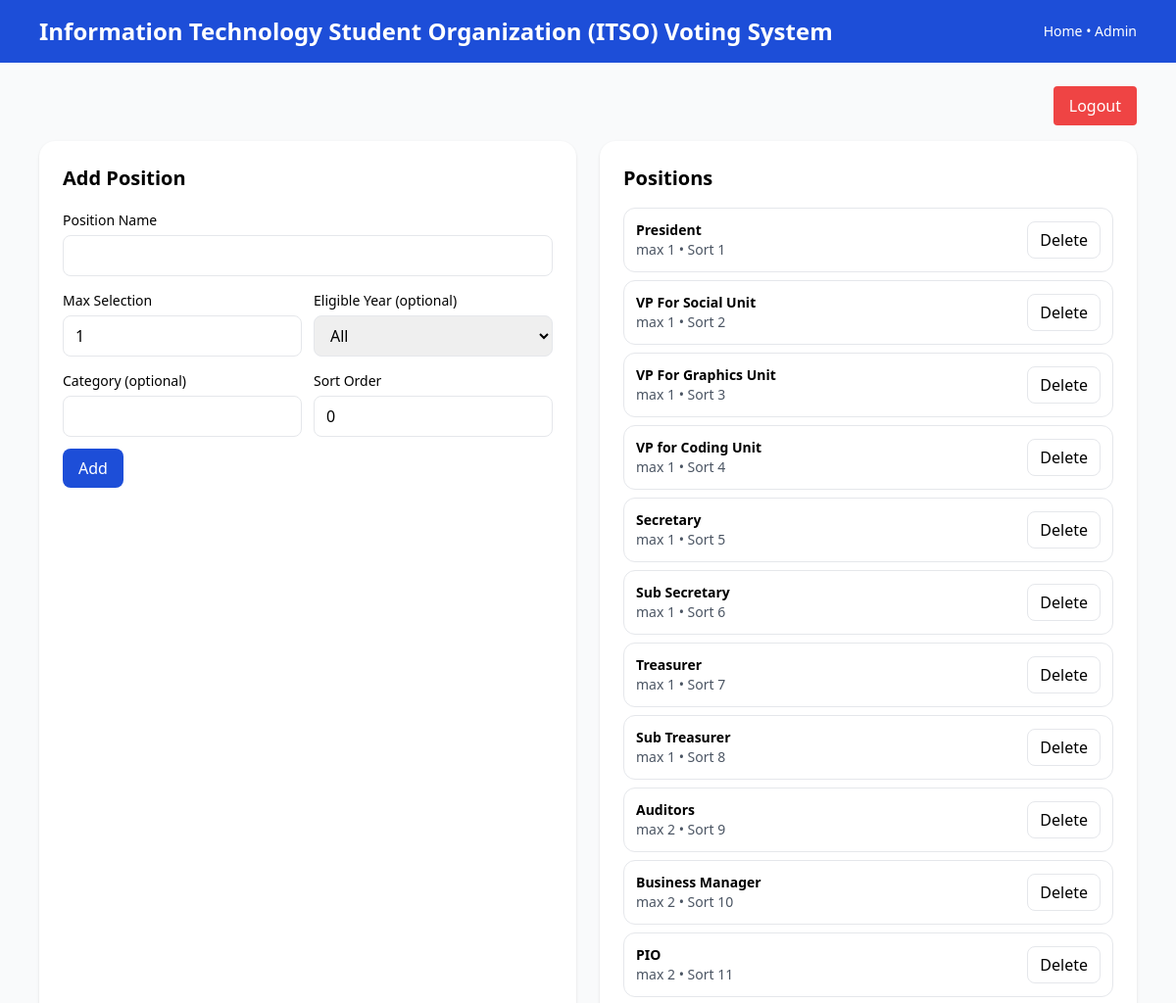
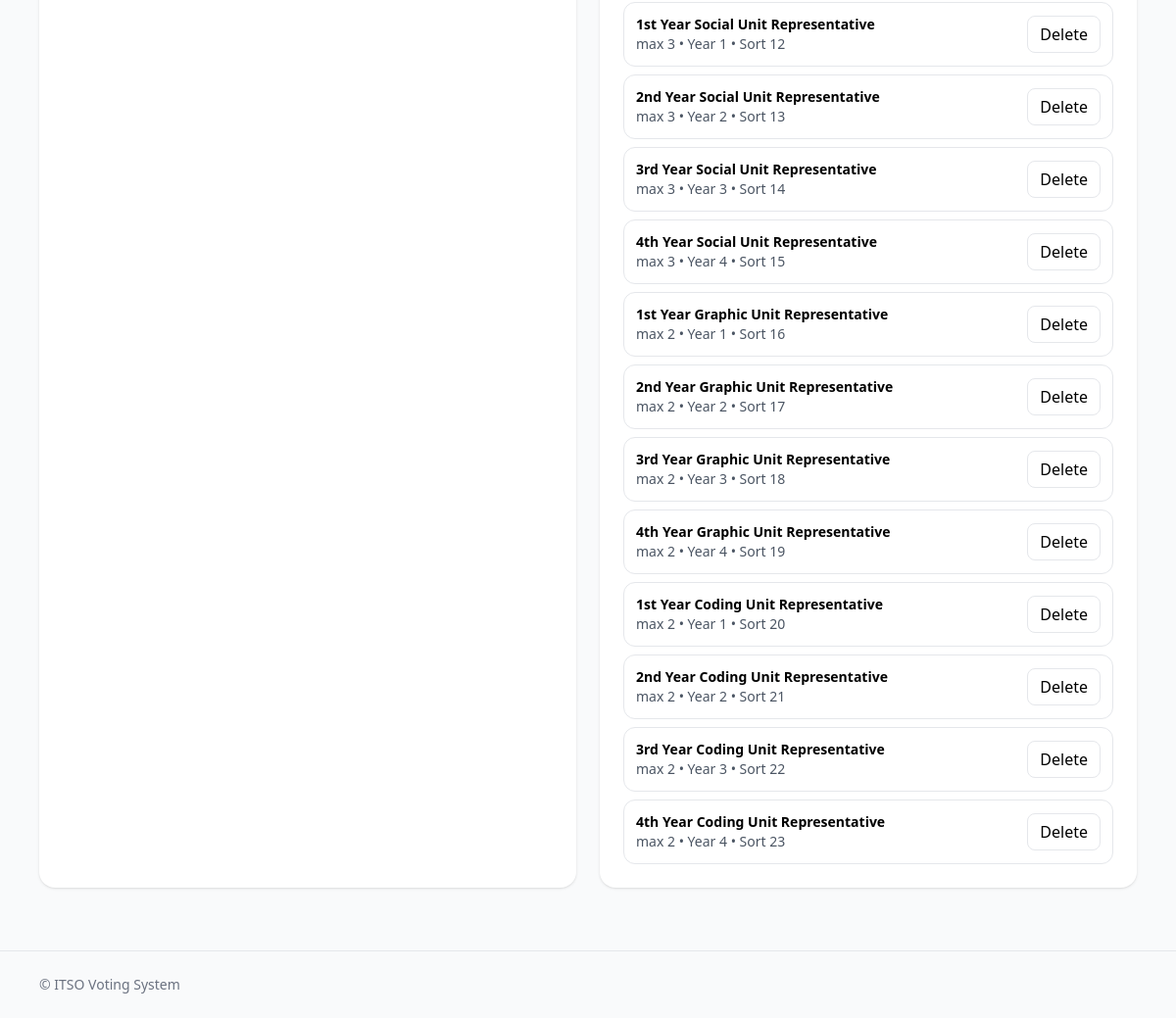
Page /admin/positions (signed in) on the committed database (2 pictures, top to bottom).
### models.py (models this page shows)
class Position(db.Model):
    id = db.Column(db.Integer, primary_key=True)
    name = db.Column(db.String(128), unique=True, nullable=False)
    max_selection = db.Column(db.Integer, default=1)
    eligible_year = db.Column(db.Integer, nullable=True)
    category = db.Column(db.String(64), nullable=True)
    sort_order = db.Column(db.Integer, default=0)
    candidates = db.relationship("Candidate", backref="position", lazy=True)

### app.py (the view, shortened to what this page needs)
@app.route("/admin/positions", methods=["GET", "POST"])
@admin_required
def manage_positions():
    positions = Position.query.order_by(
        Position.sort_order.asc(), Position.id.asc()).all()
    return render_template("admin/manage_positions.html", positions=positions)

### app.py (called while the page is built)
def admin_required(f):
    @wraps(f)
    def decorated(*args, **kwargs):
        if "admin_id" not in session:
            flash("Please log in first.", "error")
            return redirect(url_for("admin_login", next=request.url))
        return f(*args, **kwargs)
    return decorated

### templates/admin/manage_positions.html (shortened to what this page needs)
{% extends "base.html" %}
{% block content %}
<div class="flex justify-end mb-4">
  <a href="{{ url_for('admin_logout') }}" class="bg-red-500 hover:bg-red-600 text-white px-4 py-2 rounded transition">
    Logout
  </a>
</div>
<div class="grid md:grid-cols-2 gap-6">
  <div class="bg-white rounded-2xl shadow p-6">
    <h2 class="text-xl font-semibold mb-4">Add Position</h2>
    <form method="post" class="space-y-3">
      <div>
        <label class="text-sm font-medium">Position Name</label>
        <input name="name" class="mt-1 w-full border rounded-lg px-3 py-2" required />
      </div>
      <div class="grid grid-cols-2 gap-3">
        <div>
          <label class="text-sm font-medium">Max Selection</label>
          <input type="number" name="max_selection" value="1" min="1" class="mt-1 w-full border rounded-lg px-3 py-2" required />
        </div>
        <div>
          <label class="text-sm font-medium">Eligible Year (optional)</label>
          <select name="eligible_year" class="mt-1 w-full border rounded-lg px-3 py-2">
            <option value="">All</option>
          </select>
        </div>
      </div>
      <div class="grid grid-cols-2 gap-3">
        <div>
          <label class="text-sm font-medium">Category (optional)</label>
          <input name="category" class="mt-1 w-full border rounded-lg px-3 py-2" />
        </div>
        <div>
          <label class="text-sm font-medium">Sort Order</label>
          <input type="number" name="sort_order" value="0" class="mt-1 w-full border rounded-lg px-3 py-2" required />
        </div>
      </div>
      <button class="px-4 py-2 rounded-lg bg-blue-700 text-white hover:bg-blue-800">Add</button>
    </form>
  </div>
  <div class="bg-white rounded-2xl shadow p-6">
    <h2 class="text-xl font-semibold mb-4">Positions</h2>
    <div class="space-y-2">
      {% for p in positions %}
        <div class="flex items-center justify-between border rounded-xl p-3">
          <div class="text-sm">
            <div class="font-semibold">{{ p.name }}</div>
            <div class="text-gray-600">max {{ p.max_selection }}{% if p.eligible_year %} • Year {{ p.eligible_year }}{% endif %} • Sort {{ p.sort_order }}</div>
          </div>
          <form method="post" action="{{ url_for('delete_position', pid=p.id) }}" onsubmit="return confirm('Delete this position?')">
            <button class="px-3 py-1.5 rounded-lg border hover:bg-gray-50">Delete</button>
          </form>
        </div>
      {% else %}
        <div class="text-sm text-gray-600">No positions yet.</div>
      {% endfor %}
    </div>
  </div>
</div>
{% endblock %}

### rows in the picture
Position: name "President", max_selection "1", sort_order "1"
Position: name "VP For Social Unit", max_selection "1", sort_order "2"
Position: name "VP For Graphics Unit", max_selection "1", sort_order "3"
Position: name "VP for Coding Unit", max_selection "1", sort_order "4"
Position: name "Secretary", max_selection "1", sort_order "5"
Position: name "Sub Secretary", max_selection "1", sort_order "6"
Position: name "Treasurer", max_selection "1", sort_order "7"
Position: name "Sub Treasurer", max_selection "1", sort_order "8"
Position: name "Auditors", max_selection "2", sort_order "9"
Position: name "Business Manager", max_selection "2", sort_order "10"
Position: name "PIO", max_selection "2", sort_order "11"
Position: name "1st Year Social Unit Representative", max_selection "3", eligible_year "1", sort_order "12"
Position: name "2nd Year Social Unit Representative", max_selection "3", eligible_year "2", sort_order "13"
Position: name "3rd Year Social Unit Representative", max_selection "3", eligible_year "3", sort_order "14"
Position: name "4th Year Social Unit Representative", max_selection "3", eligible_year "4", sort_order "15"
Position: name "1st Year Graphic Unit Representative", max_selection "2", eligible_year "1", sort_order "16"
Position: name "2nd Year Graphic Unit Representative", max_selection "2", eligible_year "2", sort_order "17"
Position: name "3rd Year Graphic Unit Representative", max_selection "2", eligible_year "3", sort_order "18"
Position: name "4th Year Graphic Unit Representative", max_selection "2", eligible_year "4", sort_order "19"
Position: name "1st Year Coding Unit Representative", max_selection "2", eligible_year "1", sort_order "20"
Position: name "2nd Year Coding Unit Representative", max_selection "2", eligible_year "2", sort_order "21"
Position: name "3rd Year Coding Unit Representative", max_selection "2", eligible_year "3", sort_order "22"
Position: name "4th Year Coding Unit Representative", max_selection "2", eligible_year "4", sort_order "23"
